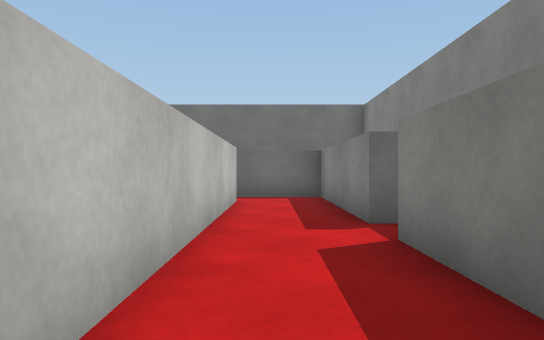
View 1 (above)

18 first-person views from a walk through a Unity game level. The camera is 0.68 m above the floor, looks level and sees 70° across. The floor is counted in squares, 1 m on a side. Each view is taken from the middle of a square. On the plan, view 1 faces up. The plan holds only what a view shows up to about 11 squares ahead; the rest is blank. The player character is not drawn. Surface patterns are stand-ins for the level's own textures.

View 2
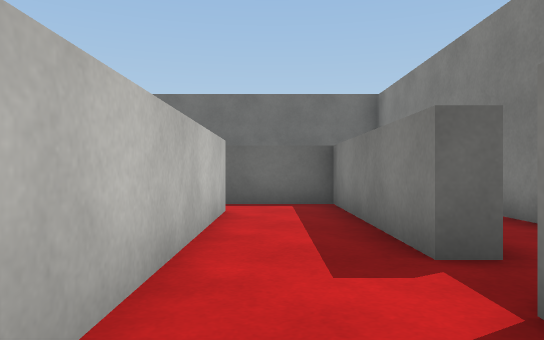

View 3
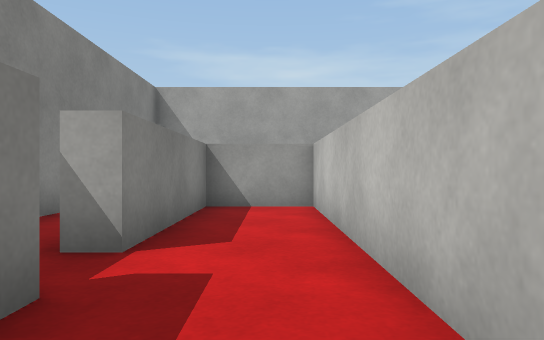

View 4
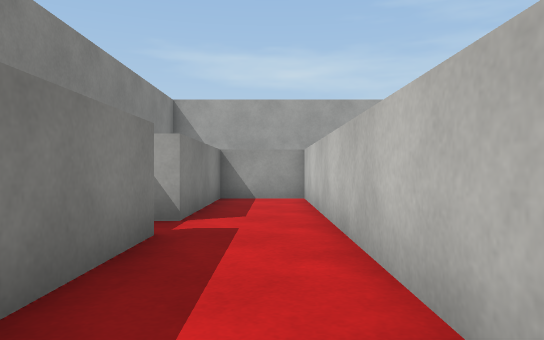

View 5
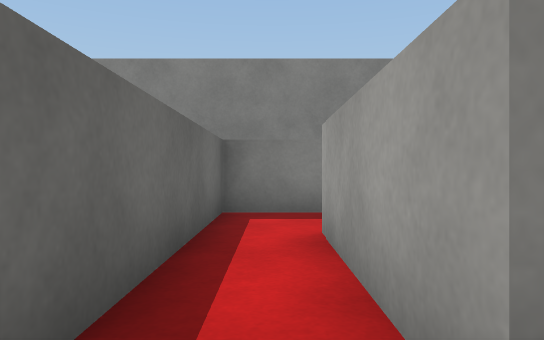

View 6
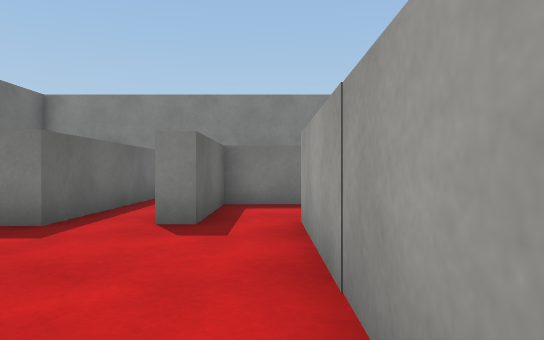

View 7
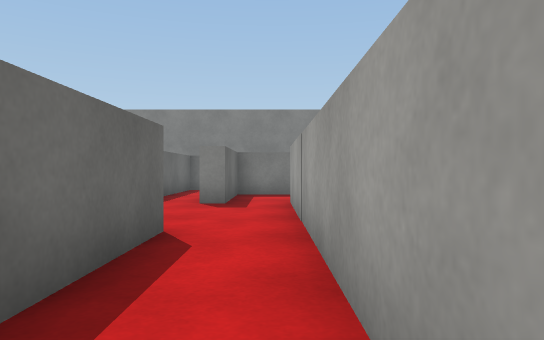

View 8
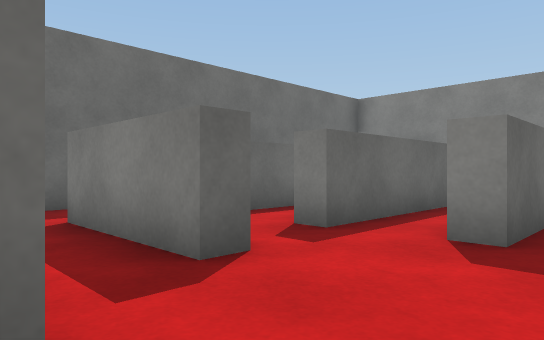

View 9
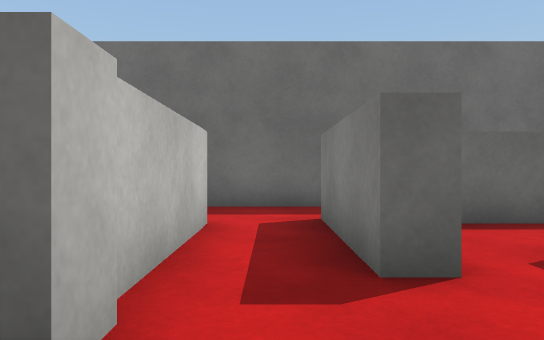

View 10
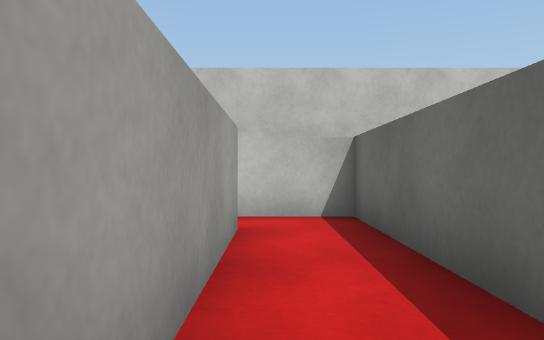

View 11
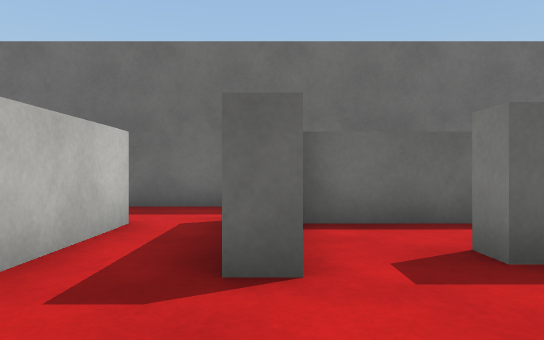

View 12
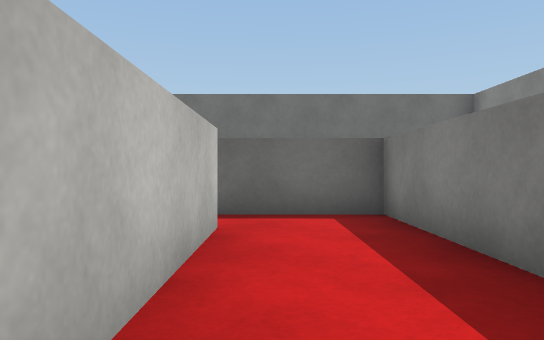

View 13
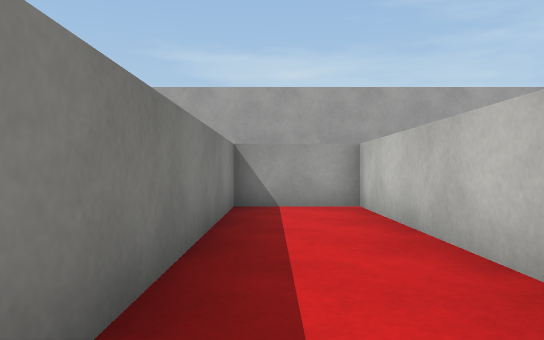

View 14
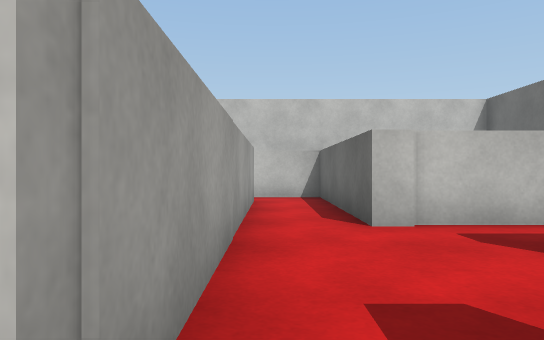

View 15
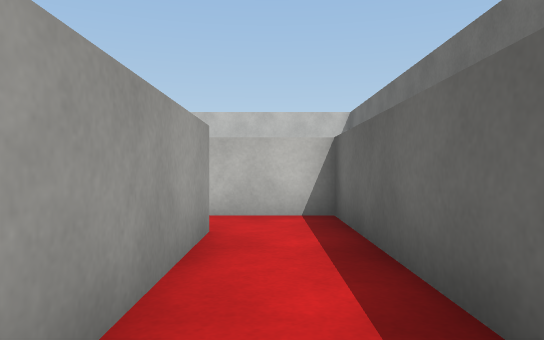

View 16
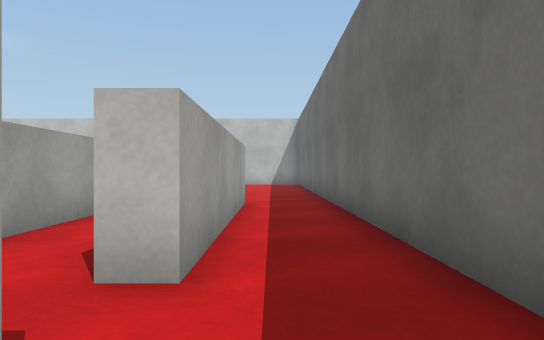

View 17
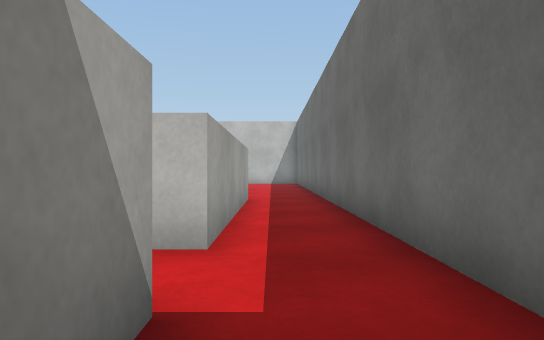

View 18
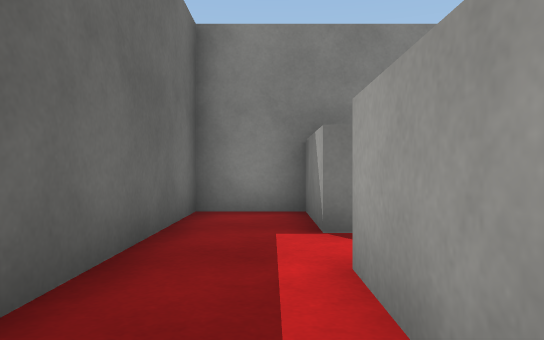

### Floor plan
Points are (right, up) in squares from view 1. A wall is a line through its corners. A room is listed if a view was taken in it or the views show most of it. See-through windows are left out.
Room 1 (views 1, 2, 3, 4)
walls: (1.2, 4.9) (1.2, 9.8) (-0.6, 9.8); (-0.8, 8.5) (-0.8, -0.3) (1.2, -0.3) (1.2, 3.8)
ways out: opening at (-1, 9) to room 2
Room 2 (views 5, 6, 7, 8, 9, 10, 11)
walls: (-5.8, 9.5) (-6.3, 9.5) (-6.3, 12.4); (-4.1, 8) (-4.1, 8.5) (-0.8, 8.5); (-7.8, 12) (-7.8, 8.2) (-12.7, 8.2) (-12.7, 6.5); (-11.5, 6.6) (-3.6, 6.6); (-0.6, 9.8) (-4.3, 9.8) (-4.3, 10.3)
ways out: opening at (-1, 9) to room 1; opening at (-4, 7) to room 3; opening at (-5, 10) to room 4; opening at (-7, 13) to room 5
Room 3 (views 12, 13, 14)
walls: (-3.6, 6.6) (-3.6, -0.3) (-1.3, -0.3) (-1.3, 8) (-4.1, 8)
ways out: opening at (-4, 7) to room 2
Room 4 (view 15)
walls: (-4.3, 10.3) (-0.9, 10.3); (-1.2, 11.9) (-5.8, 11.9) (-5.8, 10)
ways out: opening at (-5, 10) to room 2; opening at (0, 12) to room 5
Room 5 (views 16, 17, 18)
walls: (1.1, 12.4) (3.4, 12.4) (3.4, 14.3) (-7.5, 14.3); (-6.3, 12.4) (-0.3, 12.4) (-0.3, 11.9)
ways out: opening at (-7, 13) to room 2; opening at (0, 12) to room 4; opening at (-8, 13)

Positions as (right, up) in squares from view 1, and headings:
1: (0, 0), facing up
2: (0, 2), facing up
3: (0, 7), facing down
4: (0, 9), facing down
5: (-5, 9), facing right
6: (-9, 7), facing right
7: (-12, 7), facing right
8: (-8, 7), facing up-right
9: (-7, 7), facing up
10: (-7, 7), facing left
11: (-6, 7), facing up
12: (-3, 2), facing up
13: (-2, 7), facing down
14: (-3, 7), facing left
15: (0, 11), facing left
16: (2, 13), facing left
17: (3, 13), facing left
18: (-3, 13), facing right
